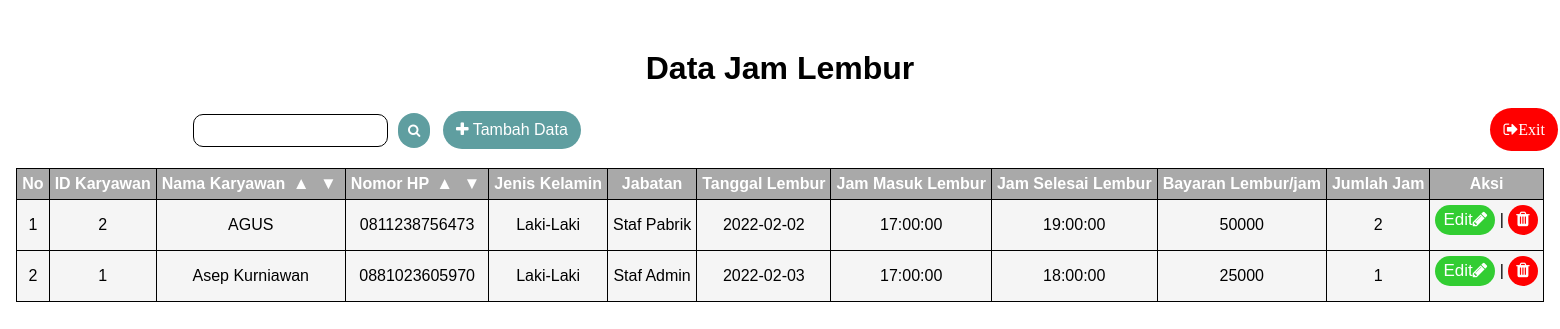
/index.php?sort=nama_karyawan&order=asc (signed in), run on the app's committed database.
### tables this page shows
CREATE TABLE `transaksi` (
  `id_transaksi` int(11) NOT NULL,
  `id_karyawan` int(11) NOT NULL,
  `id_jabatan` int(11) NOT NULL,
  `jumlah_jam` int(13) NOT NULL
);

CREATE TABLE `karyawan` (
  `id_karyawan` int(11) NOT NULL,
  `nama_karyawan` varchar(100) NOT NULL,
  `jenis_kelamin` enum('Laki-Laki','Perempuan') NOT NULL,
  `no_hp` char(13) NOT NULL,
  `tgl_lembur` date NOT NULL,
  `jam_masuk` time NOT NULL,
  `jam_selesai` time NOT NULL
);

CREATE TABLE `lembur` (
  `id_jabatan` int(11) NOT NULL,
  `nama_jabatan` enum('Staf Admin','Staf Pabrik','Satpam') NOT NULL,
  `bayaran` int(11) NOT NULL
);

### index.php (called while the page is built, shortened)
<?php
    include 'lib/library.php';
    $sql = 'SELECT *, CASE WHEN transaksi.id_jabatan = 1 THEN transaksi.jumlah_jam *25000 when transaksi.id_jabatan = 2 THEN transaksi.jumlah_jam * 50000 WHEN transaksi.id_jabatan = 3 THEN transaksi.jumlah_jam *35000 END AS jumlah FROM karyawan, lembur, transaksi WHERE karyawan.id_karyawan=transaksi.id_karyawan AND lembur.id_jabatan=transaksi.id_jabatan';
    $search= @$_GET['search'];
    $order_field=@$_GET['sort'];
    $order_mode=@$_GET['order'];
    if(!empty($order_field) && !empty($order_mode)) $sql .= " ORDER BY $order_field $order_mode";
    $listlembur = $mysqli->query($sql);
    include 'views/v_indeks.php';
?>

### views/v_indeks.php (the view, shortened to what this page needs)
<!DOCTYPE html>
<html lang="en">
<head>
    <link rel="stylesheet" href="https://maxcdn.bootstrapcdn.com/font-awesome/4.5.0/css/font-awesome.min.css">
</head>
<body>
    <h1>Data Jam Lembur</h1>
    <table border="1">
    <thead>
    <tr>
            <th>No</th>
            <th>ID Karyawan</th>
            <th>Nama Karyawan
            <a href="index.php?sort=nama_karyawan&order=asc">▲</a>
            <a href="index.php?sort=nama_karyawan&order=desc">▼</a>
            </th>
            <th>Nomor HP
            <a href="index.php?sort=no_hp&order=asc">▲</a>
            <a href="index.php?sort=no_hp&order=desc">▼</a>
            </th>
            <th>Jenis Kelamin</th>
            <th>Jabatan</th>
            <th>Tanggal Lembur</th>
            <TH>Jam Masuk Lembur</TH>
            <th>Jam Selesai Lembur</th>
            <th>Bayaran Lembur/jam</th>
            <th>Jumlah Jam</th>
            <th>Aksi</th>
        </tr>
    </thead>
    <tbody>
    <?php
        $i = 1;
        while($lembur = $listlembur -> fetch_array())
        {
        ?>
        <tr>
            <td><?= $i++?></td>
            <td><?= $lembur['id_karyawan']?></td>
            <td><?= $lembur['nama_karyawan']?></td>
            <td><?= $lembur['no_hp']?></td>
            <td><?= $lembur['jenis_kelamin']?></td>
            <td><?= $lembur['nama_jabatan']?></td>
            <td><?= $lembur['tgl_lembur']?></td>
            <td><?= $lembur['jam_masuk']?></td>
            <td><?= $lembur['jam_selesai']?></td>
            <td><?= $lembur['bayaran']?></td>
            <td><?= $lembur['jumlah_jam']?></td>
            <td><button class="edit"><a href="edit.php?id_karyawan=<?= $lembur['id_karyawan'] ?>">Edit<i class="fa fa-pencil"></i></a></button> |
                <button class="hapus"><a href="delete.php?id_karyawan=<?= $lembur['id_karyawan'] ?>" onclick="return confirm('Apakah anda yakin ingin menghapus data ini?')"><i class="fa fa-trash"></i></a></button>
            </td>
        </tr>
        <?php } ?>
        <form action="index.php" method="get" class="kk">
            <input class="cari "type="text" name="search" value="<?= @$search ?>">
            <button class="huruf1" type="submit"><i class="fa fa-search" aria-hidden="true"></i></button>
        </form>
        <button class="out" onclick="return confirm('Apakah anda yakin ingin Log Out !!')"><a href="logout.php" class="kata"><i class="fa fa-sign-out" aria-hidden="true" >Exit</i></a></button>
        <button class="tambah"><a href="tambah.php" type="button" class="huruf">
        <i class="fa fa-plus"></i>
            Tambah Data
        </a>
        </button>
    </tbody>
    </table>
</body>
</html>

### views/v_indeks.php (style rules this page uses)
h1, h4 { font-family: sans-serif; text-align: center; margin-top: 50px; }
table { font-family: sans-serif; border-collapse: collapse; border-color: black; margin-right: auto; margin-left: auto; }
th, td { padding: 5px; }
th { text-align:center; background-color: darkgrey; color: white; }
td { background-color: whitesmoke; text-align:center; }
a { text-decoration: none; font-size:17px; margin: 3px; color: white; }
button { margin-bottom: 10px; background-color: cadetblue; border: none; padding: 10px; border-radius: 30px; }
.edit { padding: 5px; background-color: limegreen; }
.hapus { padding: 5px; background-color: red; }
.huruf { font-size: 10px; }
.tambah { margin-left: -75px; padding: px; }
.huruf { font-size: 16px; }
.huruf1 { color: white; border-radius: 20px; margin-left: 10px; margin-bottom:20px; }
.out { padding:10px; margin-left: 20px; position: relative; left: 130vh; height: 43px; background-color: red; }
.kata { font-size: 16px; height: 50px; }
.cari { margin-bottom: 10px; margin-left: 185px; border: none; padding: 8px; border-radius: 10px; border: 1px solid black }

### data on the page
transaksi: id_karyawan "2", id_karyawan.nama_karyawan "AGUS", id_karyawan.no_hp "0811238756473", id_karyawan.jenis_kelamin "Laki-Laki", id_jabatan.nama_jabatan "Staf Pabrik", id_karyawan.tgl_lembur "2022-02-02", id_karyawan.jam_masuk "17:00:00", id_karyawan.jam_selesai "19:00:00", id_jabatan.bayaran "50000", jumlah_jam "2"
transaksi: id_karyawan "1", id_karyawan.nama_karyawan "Asep Kurniawan", id_karyawan.no_hp "0881023605970", id_karyawan.jenis_kelamin "Laki-Laki", id_jabatan.nama_jabatan "Staf Admin", id_karyawan.tgl_lembur "2022-02-03", id_karyawan.jam_masuk "17:00:00", id_karyawan.jam_selesai "18:00:00", id_jabatan.bayaran "25000", jumlah_jam "1"
